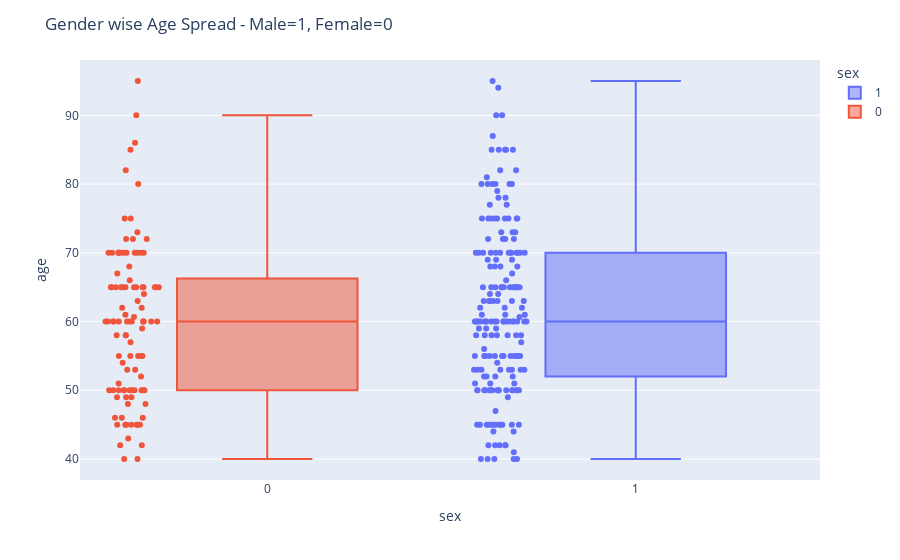

The notebook cell this image was saved under:
### Code cell
fig = px.box(df, x='sex', y='age', points='all', color='sex')
fig.update_layout(
    title_text = "Gender wise Age Spread - Male=1, Female=0"
)

fig

### Figure 1 — Plotly figure (JSON) as saved in the notebook; plotly's stock layout.template omitted (floating-point values rounded to 4 significant figures; data arrays with more than 128 entries replaced by an {"elided": "..."} marker saying what was removed)
{"data": [{"alignmentgroup": "True", "boxpoints": "all", "hovertemplate": "sex=%{x}<br>age=%{y}<extra></extra>", "legendgroup": "1", "marker": {"color": "#636efa"}, "name": "1", "notched": false, "offsetgroup": "1", "orientation": "v", "showlegend": true, "type": "box", "x": {"elided": "194 int values"}, "x0": " ", "xaxis": "x", "y": {"elided": "194 float values"}, "y0": " ", "yaxis": "y"}, {"alignmentgroup": "True", "boxpoints": "all", "hovertemplate": "sex=%{x}<br>age=%{y}<extra></extra>", "legendgroup": "0", "marker": {"color": "#EF553B"}, "name": "0", "notched": false, "offsetgroup": "0", "orientation": "v", "showlegend": true, "type": "box", "x": [0, 0, 0, 0, 0, 0, 0, 0, 0, 0, 0, 0, 0, 0, 0, 0, 0, 0, 0, 0, 0, 0, 0, 0, 0, 0, 0, 0, 0, 0, 0, 0, 0, 0, 0, 0, 0, 0, 0, 0, 0, 0, 0, 0, 0, 0, 0, 0, 0, 0, 0, 0, 0, 0, 0, 0, 0, 0, 0, 0, 0, 0, 0, 0, 0, 0, 0, 0, 0, 0, 0, 0, 0, 0, 0, 0, 0, 0, 0, 0, 0, 0, 0, 0, 0, 0, 0, 0, 0, 0, 0, 0, 0, 0, 0, 0, 0, 0, 0, 0, 0, 0, 0, 0, 0], "x0": " ", "xaxis": "x", "y": [65, 65, 49, 70, 48, 65, 65, 75, 95, 50, 50, 82, 60, 50, 60, 57, 53, 60, 70, 60, 50, 45, 42, 70, 70, 55, 70, 60, 59, 42, 58, 70, 60, 63, 60, 72, 70, 58, 60, 85, 65, 86, 66, 60, 60, 43, 46, 58, 46, 65, 62, 46, 50, 61, 72, 65, 52, 50, 80, 65, 70, 49, 50, 60, 60.67, 40, 64, 45, 65, 50, 50, 40, 60, 49, 48, 70, 54, 55, 75, 65, 72, 60, 65, 70, 73, 53, 50, 55, 70, 65, 62, 68, 45, 51, 67, 45, 70, 50, 55, 45, 65, 90, 45, 55, 45], "y0": " ", "yaxis": "y"}], "layout": {"boxmode": "overlay", "legend": {"title": {"text": "sex"}, "tracegroupgap": 0}, "margin": {"t": 60}, "title": {"text": "Gender wise Age Spread - Male=1, Female=0"}, "xaxis": {"anchor": "y", "categoryarray": [1, 0], "categoryorder": "array", "domain": [0, 1], "title": {"text": "sex"}}, "yaxis": {"anchor": "x", "domain": [0, 1], "title": {"text": "age"}}}}
